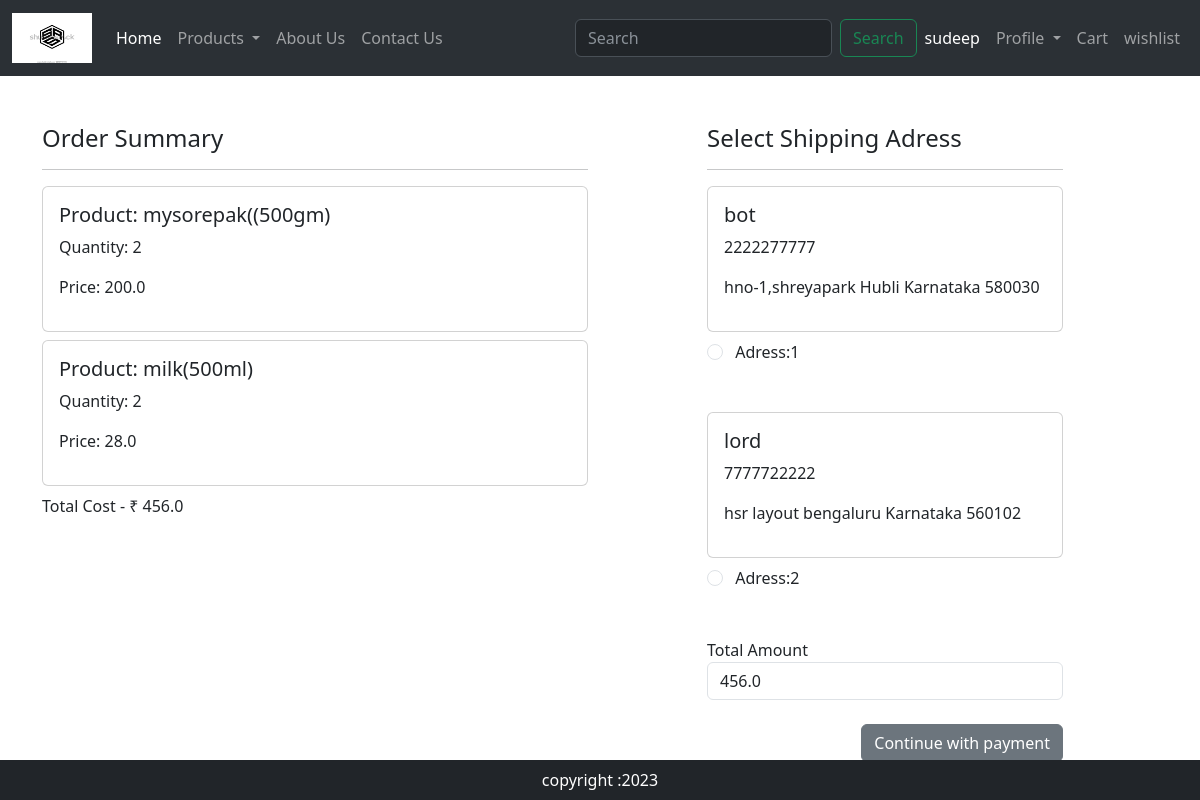
/checkout/ (signed in), run on an earlier commit of the app's database.
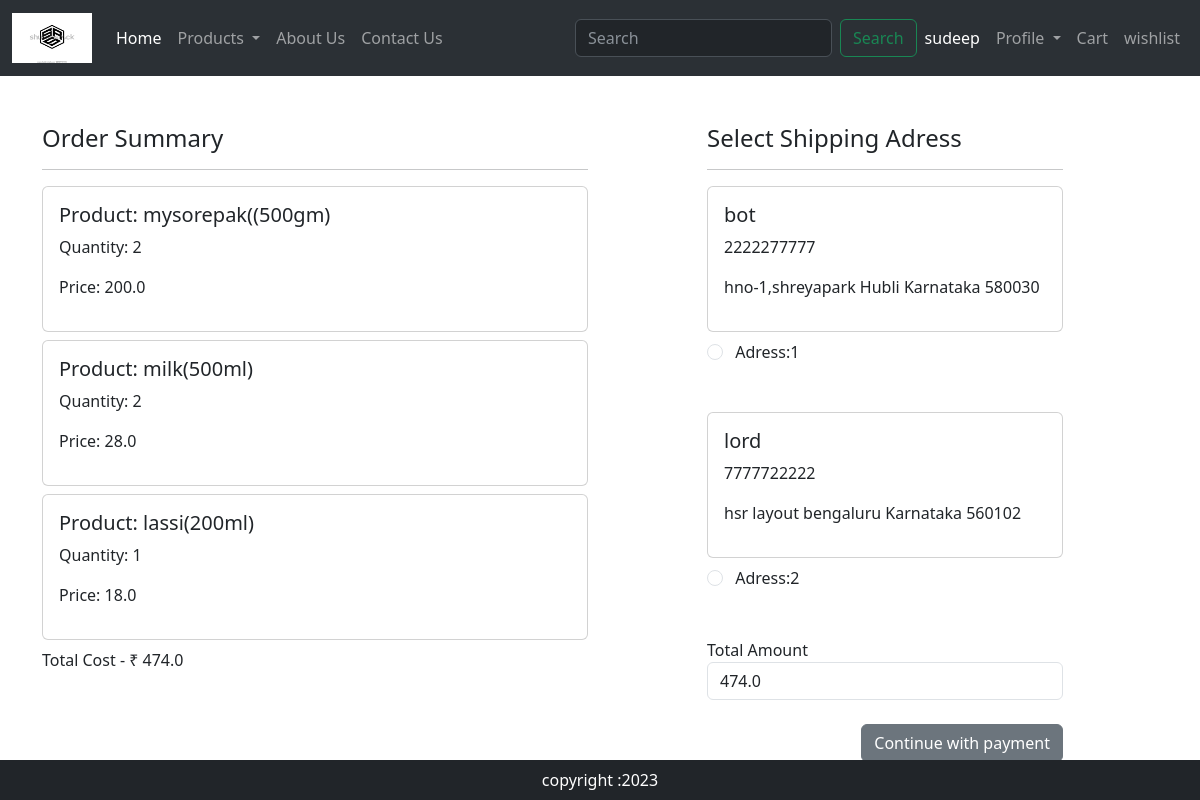
And on a later commit of the database.
### ecommapp/models.py (models this page shows, shortened)
class Cart(models.Model):
    user=models.ForeignKey(User,on_delete=models.CASCADE)
    product=models.ForeignKey(Product,on_delete=models.CASCADE)
    quantity=models.PositiveIntegerField(default=1)

class Product(models.Model):
    title=models.CharField(max_length=100)
    price=models.FloatField()
    description=models.TextField()
    category=models.CharField(choices=CATEGORY_CHOICES,max_length=15)
    image=models.ImageField(upload_to='product')

class Customer(models.Model):
    user=models.ForeignKey(User,on_delete=models.CASCADE)
    name=models.CharField(max_length=100)
    locality=models.CharField(max_length=200)
    city=models.CharField(max_length=100)
    pincode=models.IntegerField()
    state=models.CharField(choices=STATE_CHOICES,max_length=30)
    mobileno=models.IntegerField()

### ecommapp/views.py (the view, shortened to what this page needs)
# urls.py: path('checkout/',views.checkout,name='checkout'),
def checkout(request):
    add=Customer.objects.filter(user=request.user)
    cart_items=Cart.objects.filter(user=request.user)
    amount=0
    for p in cart_items:
        val=p.quantity * p.product.price
        amount+=val
    totalamount=amount
    razoramount=int(totalamount * 100)
    client = razorpay.Client(auth=(settings.RAZOR_KEY_ID, settings.RAZOR_KEY_SECRET))
    data = { "amount": razoramount, "currency": "INR", "receipt": "order_rcptid_11" }
    payment_response = client.order.create(data=data)
    print(payment_response)
    order_status=payment_response['status']
    return render(request,'ecommapp/checkout.html',locals())

### ecommapp/templates/ecommapp/checkout.html (shortened to what this page needs)
{% extends 'main.html' %}
{% load static %}
{% block main%}
<div class="container">
    <div class="row mt-5">
        <div class="col-sm-6">
            <h4>Order Summary</h4>
            <hr>
            {% for item in cart_items %}
                <div class="card mb-2">
                    <div class="card-body">
                        <h5> Product: {{item.product.title}} </h5>
                        <p> Quantity: {{item.quantity}} </p>
                        <p> Price:  {{item.product.price}} </p>
                    </div>
                </div>
            {% endfor %}
            <p>Total Cost - ₹ {{totalamount}} </p>
        </div>
        <div class="col-sm-4 offset-sm-1">
            <h4>Select Shipping Adress</h4>
            <hr>
            <form action="" method="POST" id="myform">
                {% for ad in add %}
                <div class="card">
                    <div class="card-body">
                        <h5> {{ad.name}} </h5>
                        <p> {{ad.mobileno}} </p>
                        <p> {{ad.locality}}  {{ad.city}}  {{ad.state}}  {{ad.pincode}} </p>
                    </div>
                </div>
                <div class="form-check mt-2 mb-5">
                    <input class="form-check-input" type="radio" name="custid" id="custadd{{forloop.counter}}" value="{{ad.id}}">
                    Adress:{{forloop.counter}}
                </div>
                {% endfor %}
                <div>
                    <label for="">Total Amount</label>
                    <input type="number" name="totalamount" class="form-control" id="" value={{totalamount}} readonly><br>
                </div>
                <div>
                    <button id="rzp-button1" type="submit" class="btn btn-secondary" style="float: right;" >Continue with payment</button>
                </div>
            </form>
        </div>
    </div>
</div>
{% endblock %}

What changed in the data, as far as the page shows it:
added Cart: product "lassi(200ml)", quantity "1", product.price "18.0"
Also different on the page:
{{ totalamount }}: "456.0" → "474.0"
form field totalamount: "456.0" → "474.0"
